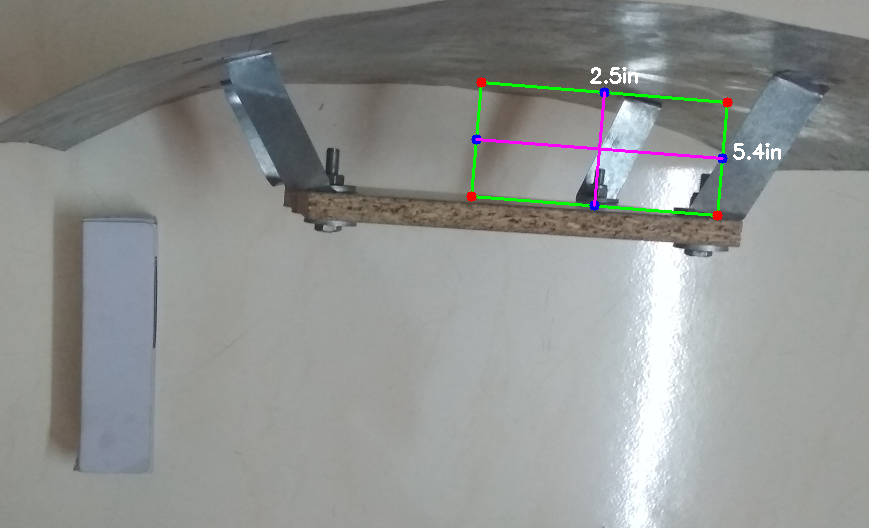
#> input picture images/ht_dim2.png, 869 x 528 px
$ python QualAssur.py --image images/ht_dim2.png --width 1.0   (older library calls are emulated)
#> lines starting #> are read from the running program, lines starting #| are printed output that depends on the picture; after the words box and inside, x2 and y2 are one past the last pixel; in counts of white or black regions, pixels touching at a corner belong together
"""We import differrent libraries.The library scipy.spatial is usd to compute distance between 2 given points. From imutils
we import contours which is used to draw contours around the boundary of the surfaces. The package imutils is uused for working
image processing. Finally we use CV2 for open CV functions."""
from scipy.spatial import distance as dist
from imutils import perspective
from imutils import contours
import numpy as np
import argparse
import imutils
import cv2

""" This function is used to find the mid-point of between 2 points ptA and ptB"""
def midpoint(ptA, ptB):
	return ((ptA[0] + ptB[0]) * 0.5, (ptA[1] + ptB[1]) * 0.5)

"""Construct the argument parse and parse the arguments after taking the command line input."""
ap = argparse.ArgumentParser()
ap.add_argument("-i", "--image", required=True,
	help="path to the input image")
ap.add_argument("-w", "--width", type=float, required=True,
	help="width of the left-most object in the image (in inches)")
args = vars(ap.parse_args())


"""Load the image and then convert it to grayscale and then blur it slightly. We resize the image and then coonvert to grayscale
uisng COLOR_BGR2GRAY function. Then we apply GaussianBlur to blur the image slightly."""
image = cv2.imread(args["image"])
#> image is the input picture: shape (528, 869, 3); mean B, G, R 144, 146.1, 143.4
image = cv2.resize(image, (960, 540))
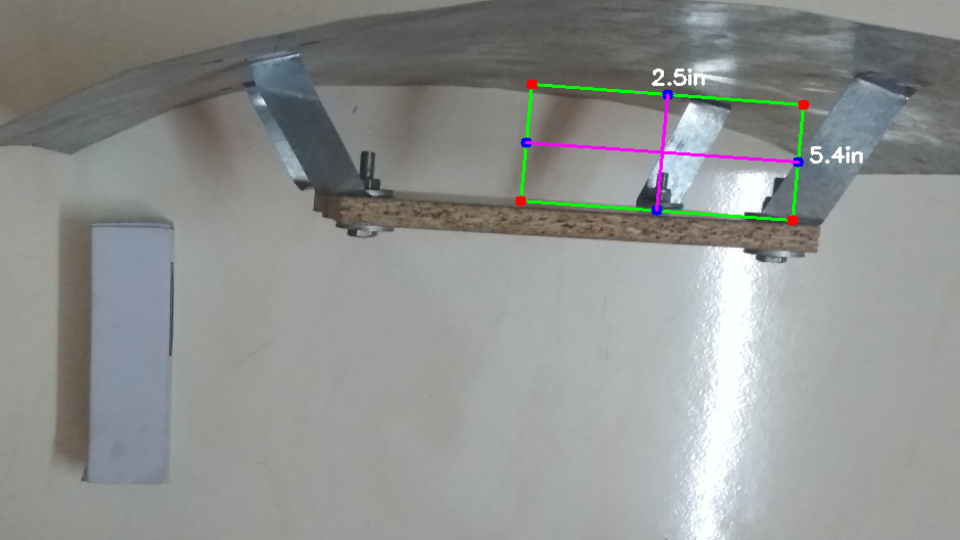
#> image: shape (540, 960, 3); mean B, G, R 143.9, 146, 143.3
gray = cv2.cvtColor(image, cv2.COLOR_BGR2GRAY)
gray = cv2.GaussianBlur(gray, (7, 7), 0)

"""Now, we perform perform edge detection using a cv2 method called Canny and then perform a dilation and erosion to
close gaps in between object edges"""
edged = cv2.Canny(gray, 50, 100)
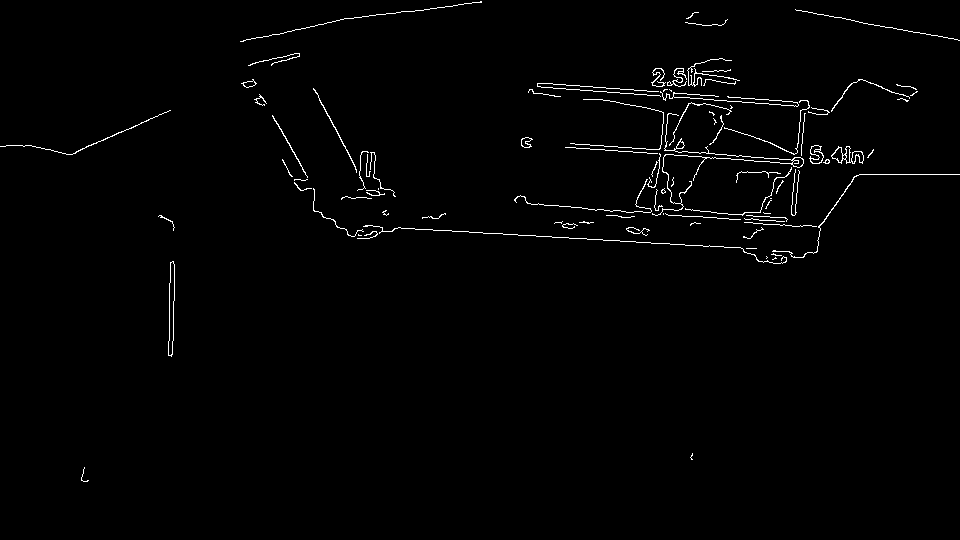
#> edged: shape (540, 960); 1.3% white in thin lines or dots, all inside (x1, y1, x2, y2) = (0, 1, 960, 482)
edged = cv2.dilate(edged, None, iterations=1)
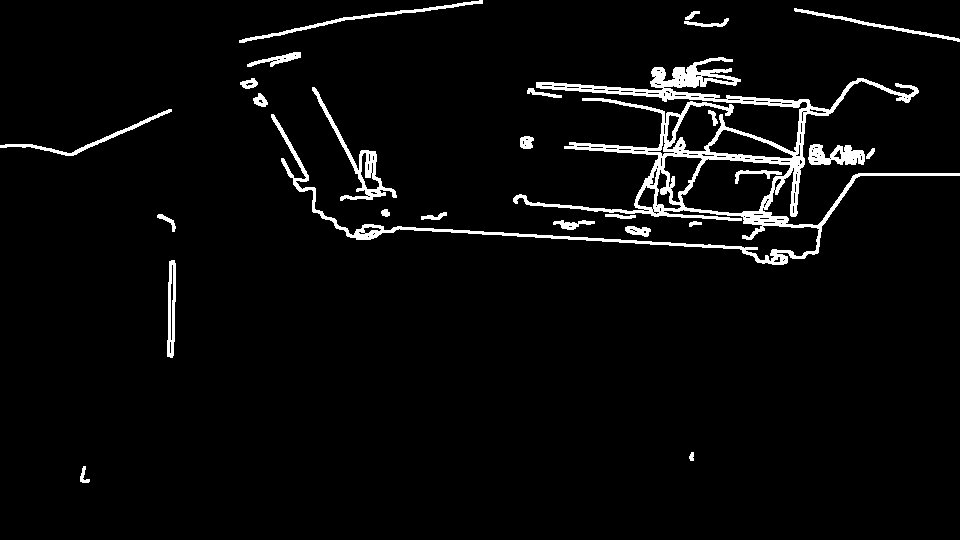
#> edged: shape (540, 960); 4.1% white; 26 white regions, largest, box (x1, y1, x2, y2) and area: (271, 57, 960, 265) 14145, (312, 87, 397, 201) 1192, (239, 0, 483, 43) 815
edged = cv2.erode(edged, None, iterations=1)
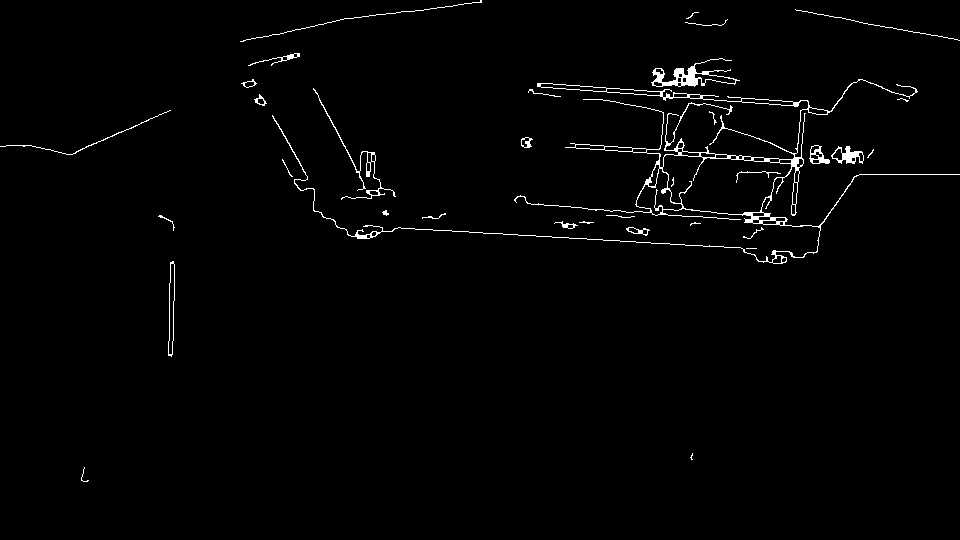
#> edged: shape (540, 960); 1.5% white in thin lines or dots, all inside (x1, y1, x2, y2) = (0, 0, 960, 482)

"""Now, we find contours in the edge map using findContours method."""
cnts = cv2.findContours(edged.copy(), cv2.RETR_EXTERNAL,
	cv2.CHAIN_APPROX_SIMPLE)
#> cnts = 32 contours, 19 with area under 20; largest, box (x1, y1, x2, y2) and area: (272, 79, 960, 264) 9784, (651, 58, 740, 87) 784, (168, 261, 175, 357) 390, (831, 146, 864, 164) 306, (313, 88, 396, 200) 248
cnts = imutils.grab_contours(cnts)

"We sort the contours from left-to-right and initialize the 'pixels per metric' calibration variable"""
(cnts, _) = contours.sort_contours(cnts)
pixelsPerMetric = None


"""Loop over the contours individually"""
for c in cnts:
	"""If the contour is not sufficiently large, ignore it"""
	if cv2.contourArea(c) < 100:
		continue

	# compute the rotated bounding box of the contour
	orig = image.copy()
	box = cv2.minAreaRect(c)
	box = cv2.cv.BoxPoints(box) if imutils.is_cv2() else cv2.boxPoints(box)
	box = np.array(box, dtype="int")

	"""Order the points in the contour such that they appear in top-left, top-right, bottom-right, and bottom-left
	order, then draw the outline of the rotated bounding box"""
	box = perspective.order_points(box)
	cv2.drawContours(orig, [box.astype("int")], -1, (0, 255, 0), 2)

	"""Loop over the original points and draw them. CV2.circle is used to draw circles around the circular contours.
	Unpack the ordered bounding box, then compute the midpoint between the top-left and top-right coordinates, followed by
the midpoint between bottom-left and bottom-right coordinates"""
	for (x, y) in box:
		cv2.circle(orig, (int(x), int(y)), 5, (0, 0, 255), -1)


	(tl, tr, br, bl) = box
	(tltrX, tltrY) = midpoint(tl, tr)
	(blbrX, blbrY) = midpoint(bl, br)

#compute the midpoint between the top-left and top-right points, followed by the midpoint between the top-righ and bottom-right
	(tlblX, tlblY) = midpoint(tl, bl)
	(trbrX, trbrY) = midpoint(tr, br)

#draw the midpoints on the image
	cv2.circle(orig, (int(tltrX), int(tltrY)), 5, (255, 0, 0), -1)
	cv2.circle(orig, (int(blbrX), int(blbrY)), 5, (255, 0, 0), -1)
	cv2.circle(orig, (int(tlblX), int(tlblY)), 5, (255, 0, 0), -1)
	cv2.circle(orig, (int(trbrX), int(trbrY)), 5, (255, 0, 0), -1)

	"""draw lines between the midpoints"""
	cv2.line(orig, (int(tltrX), int(tltrY)), (int(blbrX), int(blbrY)),
		(255, 0, 255), 2)
	cv2.line(orig, (int(tlblX), int(tlblY)), (int(trbrX), int(trbrY)),
		(255, 0, 255), 2)
	"""compute the Euclidean distance between the midpoints"""
	dA = dist.euclidean((tltrX, tltrY), (blbrX, blbrY))
	dB = dist.euclidean((tlblX, tlblY), (trbrX, trbrY))

	"""If the pixels per metric has not been initialized, then
	compute it as the ratio of pixels to supplied metric
	(in this case, inches)"""
	if pixelsPerMetric is None:
		pixelsPerMetric = dB / args["width"]

	"""compute the size of the object"""
	dimA = dA / pixelsPerMetric
	dimB = dB / pixelsPerMetric

	"""draw the object sizes on the image"""
	cv2.putText(orig, "{:.1f}in".format(dimA),
		(int(tltrX - 15), int(tltrY - 10)), cv2.FONT_HERSHEY_SIMPLEX,
		0.65, (255, 255, 255), 2)
	cv2.putText(orig, "{:.1f}in".format(dimB),
		(int(trbrX + 10), int(trbrY)), cv2.FONT_HERSHEY_SIMPLEX,
		0.65, (255, 255, 255), 2)

	"""show the output image"""
	cv2.imshow("Image", orig)
	cv2.waitKey(0)
#> this loop made 32 passes
#> (tl, tr, br, bl, tltrX, tltrY, blbrX, blbrY) on pass 4: ([169, 260], [174, 261], [173, 356], [167, 355], 171.5, 260.5, 170, 355.5)
#> (tl, tr, br, bl, tltrX, tltrY, blbrX, blbrY) on passes 9, 11, 20, 29, 30: ([271, 86], [957, 77], [960, 260], [273, 269], 614, 81.5, 616.5, 264.5), ([312, 88], [364, 74], [395, 195], [343, 209], 338, 81, 369, 202), ([649, 61], [737, 57], [739, 83], [651, 88], 693, 59, 695, 85.5), ([809, 145], [829, 145], [829, 163], [809, 163], 819, 145, 819, 163), ([831, 146], [863, 146], [863, 163], [831, 163], 847, 146, 847, 163)
#> after the loop, pixelsPerMetric = 5.59

#python Quiz_App.py --image ht_dim2.png --width 2.5

$ run again, with images/ht_dim3.png copied over images/ht_dim2.png
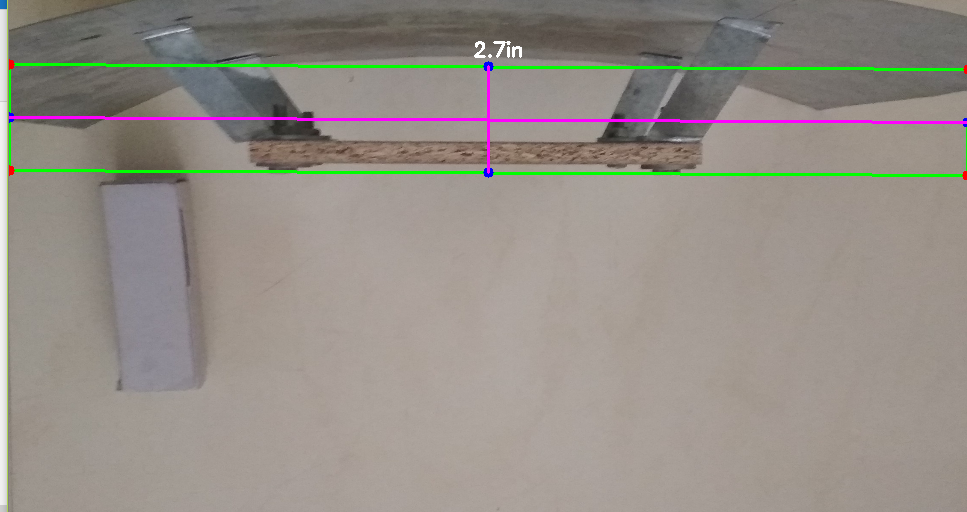
#> input picture images/ht_dim3.png, 967 x 512 px
#> image is the input picture: shape (512, 967, 3); mean B, G, R 135, 142.4, 148.6
#> image: shape (540, 960, 3)
#> `gray = cv2.cvtColor(image, cv2.COLOR_BGR2GRAY)`:
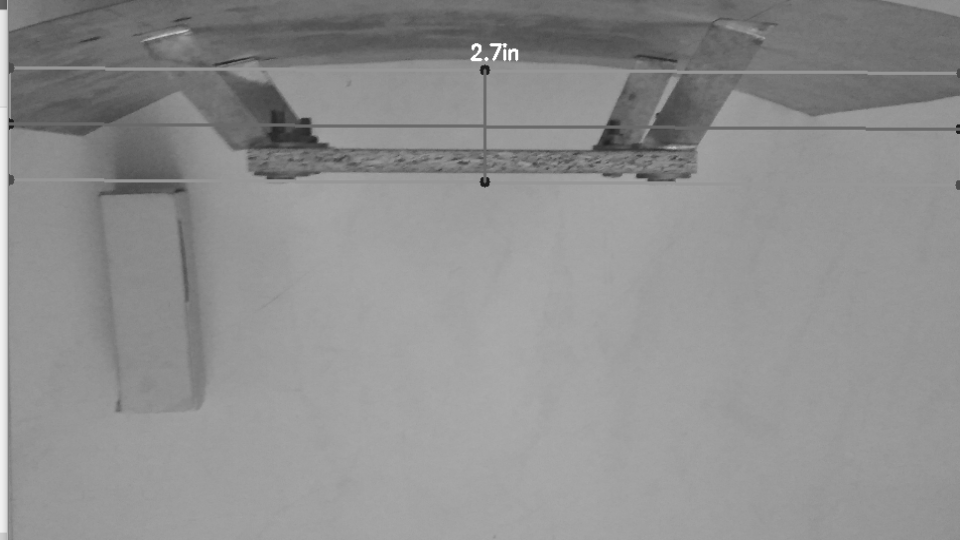
#> gray: shape (540, 960); min 29, max 255, mean 143.3
#> `edged = cv2.erode(edged, None, iterations=1)`:
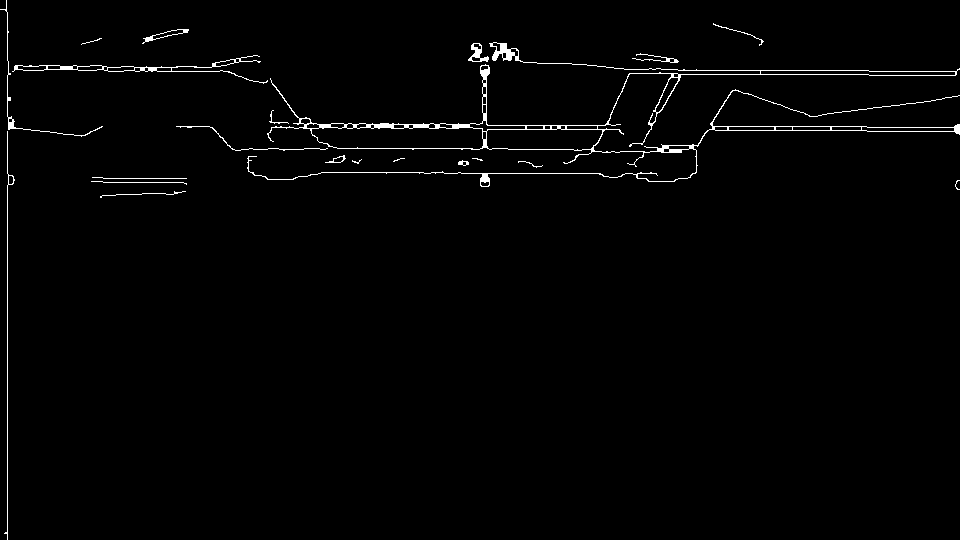
#> edged: shape (540, 960); 1.4% white in thin lines or dots
#> cnts = 21 contours, 11 with area under 20; largest, box (x1, y1, x2, y2) and area: (247, 42, 960, 187) 10121, (12, 55, 268, 84) 743, (468, 43, 489, 62) 175, (142, 29, 189, 44) 169, (0, 0, 103, 137) 84
#> the loop `for c in cnts:` made 21 passes
#> (tl, tr, br, bl, tltrX, tltrY, blbrX, blbrY) on pass 3: ([13, 43], [268, 55], [266, 83], [11, 71], 140.5, 49, 138.5, 77)
#> after the loop `for c in cnts:`: pixelsPerMetric = 255.3
